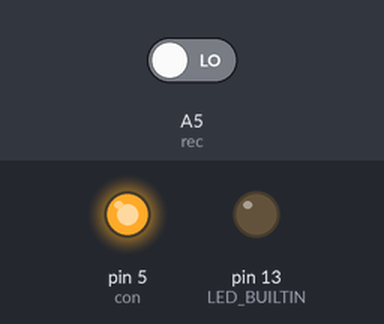
A sketch run on a simulated Arduino Nano, built with avr-gcc and run on an emulated ATmega328P. Parts: output pins drawn as LEDs (lit = HIGH). Inputs (shaded band) come from the test bench; at power-on: A5 (rec) LOW.

Above: at 1.2 s.
1.3 s: A5 (rec) driven HIGH
At 1.7 s:
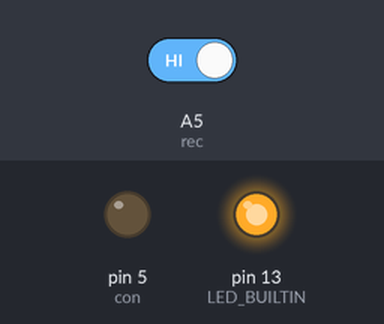
2.8 s: A5 (rec) driven LOW
At 3.1 s:
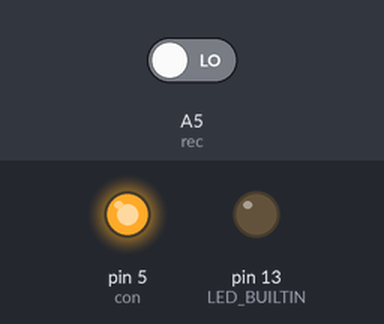
Timing chart, 0 to 5.8 s (numbered marks = the images above; inputs shaded):
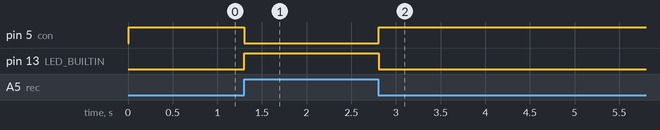

Measured:
- after the input at 1.3 s, pin 5 (con): HIGH → LOW at once; pin 13 (LED_BUILTIN): LOW → HIGH at once
- after the input at 2.8 s, pin 5 (con): LOW → HIGH at once; pin 13 (LED_BUILTIN): HIGH → LOW at once

The sketch:

BodyLight.ino
```cpp
#define con 5
#define rec A5

unsigned long i;

void setup() {
  pinMode(con,OUTPUT);
  pinMode(rec,INPUT);
  pinMode(LED_BUILTIN, OUTPUT);
}

void loop() {
  for( i=0; i<1000; i++){
    if(digitalRead(rec) == HIGH){
      i=0;
      digitalWrite(con,LOW);
      digitalWrite(LED_BUILTIN, HIGH);
    }
  }
  digitalWrite(con,HIGH);
  digitalWrite(LED_BUILTIN, LOW);

}
```
